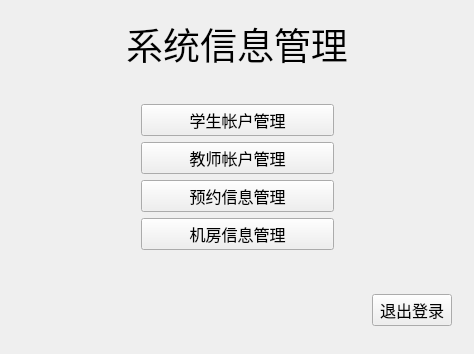
<?xml version="1.0" encoding="UTF-8"?>
<ui version="4.0">
 <class>UiManagerMain</class>
 <widget class="QWidget" name="UiManagerMain">
  <property name="geometry">
   <rect>
    <x>0</x>
    <y>0</y>
    <width>474</width>
    <height>354</height>
   </rect>
  </property>
  <property name="windowTitle">
   <string>管理员界面</string>
  </property>
  <layout class="QVBoxLayout" name="verticalLayout_2">
   <item>
    <widget class="QLabel" name="label">
     <property name="font">
      <font>
       <family>楷体</family>
       <pointsize>28</pointsize>
      </font>
     </property>
     <property name="text">
      <string>系统信息管理</string>
     </property>
     <property name="alignment">
      <set>Qt::AlignCenter</set>
     </property>
    </widget>
   </item>
   <item>
    <widget class="QWidget" name="widget_3" native="true">
     <layout class="QHBoxLayout" name="horizontalLayout_2" stretch="25,50,25">
      <item>
       <spacer name="horizontalSpacer_2">
        <property name="orientation">
         <enum>Qt::Horizontal</enum>
        </property>
        <property name="sizeHint" stdset="0">
         <size>
          <width>40</width>
          <height>20</height>
         </size>
        </property>
       </spacer>
      </item>
      <item>
       <widget class="QWidget" name="widget" native="true">
        <layout class="QVBoxLayout" name="verticalLayout">
         <item>
          <widget class="QPushButton" name="btn_student">
           <property name="font">
            <font>
             <family>楷体</family>
             <pointsize>12</pointsize>
            </font>
           </property>
           <property name="text">
            <string>学生帐户管理</string>
           </property>
          </widget>
         </item>
         <item>
          <widget class="QPushButton" name="btn_teacher">
           <property name="font">
            <font>
             <family>楷体</family>
             <pointsize>12</pointsize>
            </font>
           </property>
           <property name="text">
            <string>教师帐户管理</string>
           </property>
          </widget>
         </item>
         <item>
          <widget class="QPushButton" name="btn_order">
           <property name="font">
            <font>
             <family>楷体</family>
             <pointsize>12</pointsize>
            </font>
           </property>
           <property name="text">
            <string>预约信息管理</string>
           </property>
          </widget>
         </item>
         <item>
          <widget class="QPushButton" name="btn_room">
           <property name="font">
            <font>
             <family>楷体</family>
             <pointsize>12</pointsize>
            </font>
           </property>
           <property name="text">
            <string>机房信息管理</string>
           </property>
          </widget>
         </item>
        </layout>
       </widget>
      </item>
      <item>
       <spacer name="horizontalSpacer_3">
        <property name="orientation">
         <enum>Qt::Horizontal</enum>
        </property>
        <property name="sizeHint" stdset="0">
         <size>
          <width>40</width>
          <height>20</height>
         </size>
        </property>
       </spacer>
      </item>
     </layout>
    </widget>
   </item>
   <item>
    <widget class="QWidget" name="widget_2" native="true">
     <layout class="QHBoxLayout" name="horizontalLayout">
      <item>
       <spacer name="horizontalSpacer">
        <property name="orientation">
         <enum>Qt::Horizontal</enum>
        </property>
        <property name="sizeHint" stdset="0">
         <size>
          <width>327</width>
          <height>20</height>
         </size>
        </property>
       </spacer>
      </item>
      <item>
       <widget class="QPushButton" name="btn_quit">
        <property name="font">
         <font>
          <family>新宋体</family>
          <pointsize>12</pointsize>
         </font>
        </property>
        <property name="text">
         <string>退出登录</string>
        </property>
       </widget>
      </item>
     </layout>
    </widget>
   </item>
  </layout>
 </widget>
 <layoutdefault spacing="6" margin="11"/>
 <resources/>
 <connections/>
</ui>
